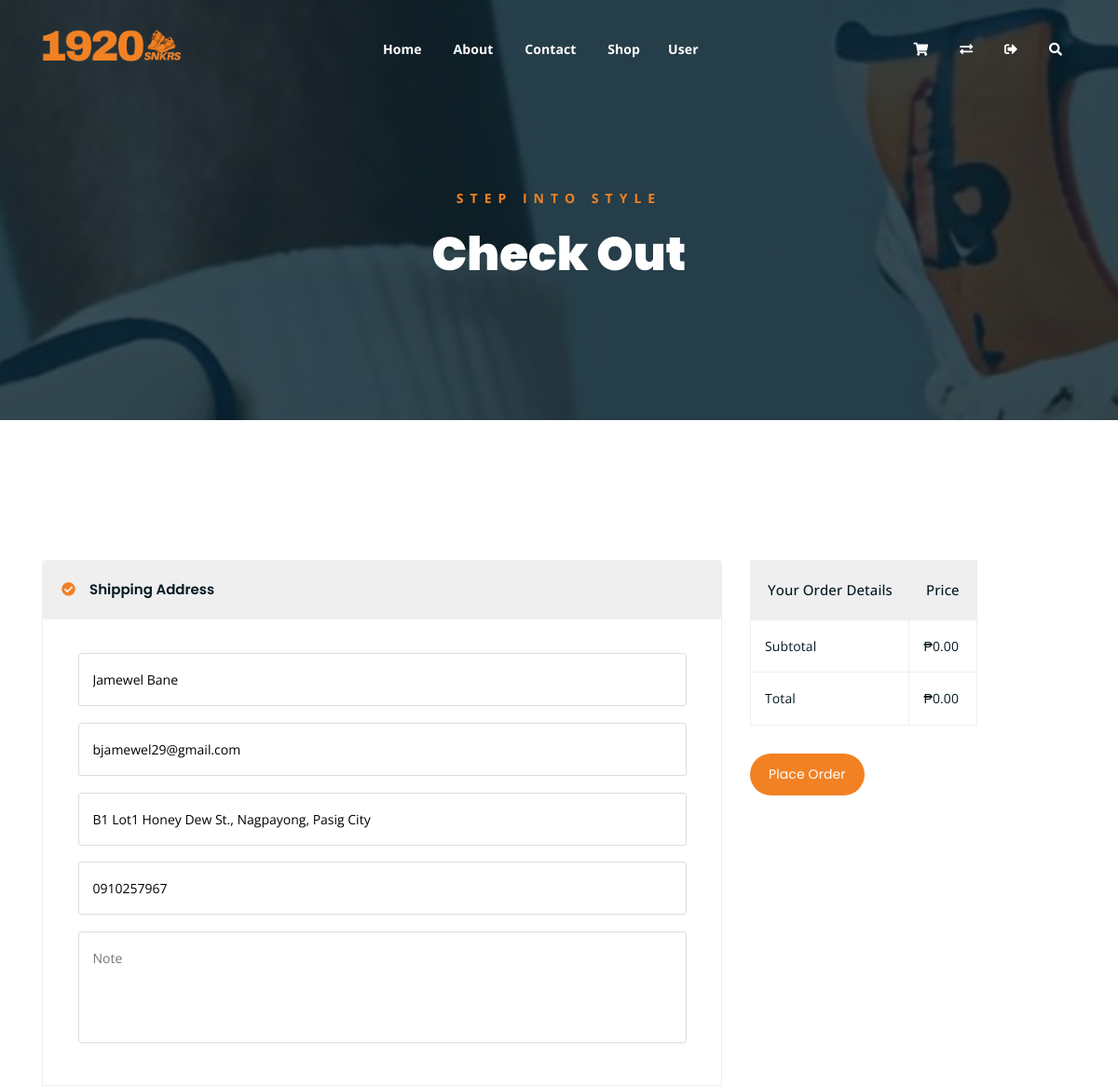
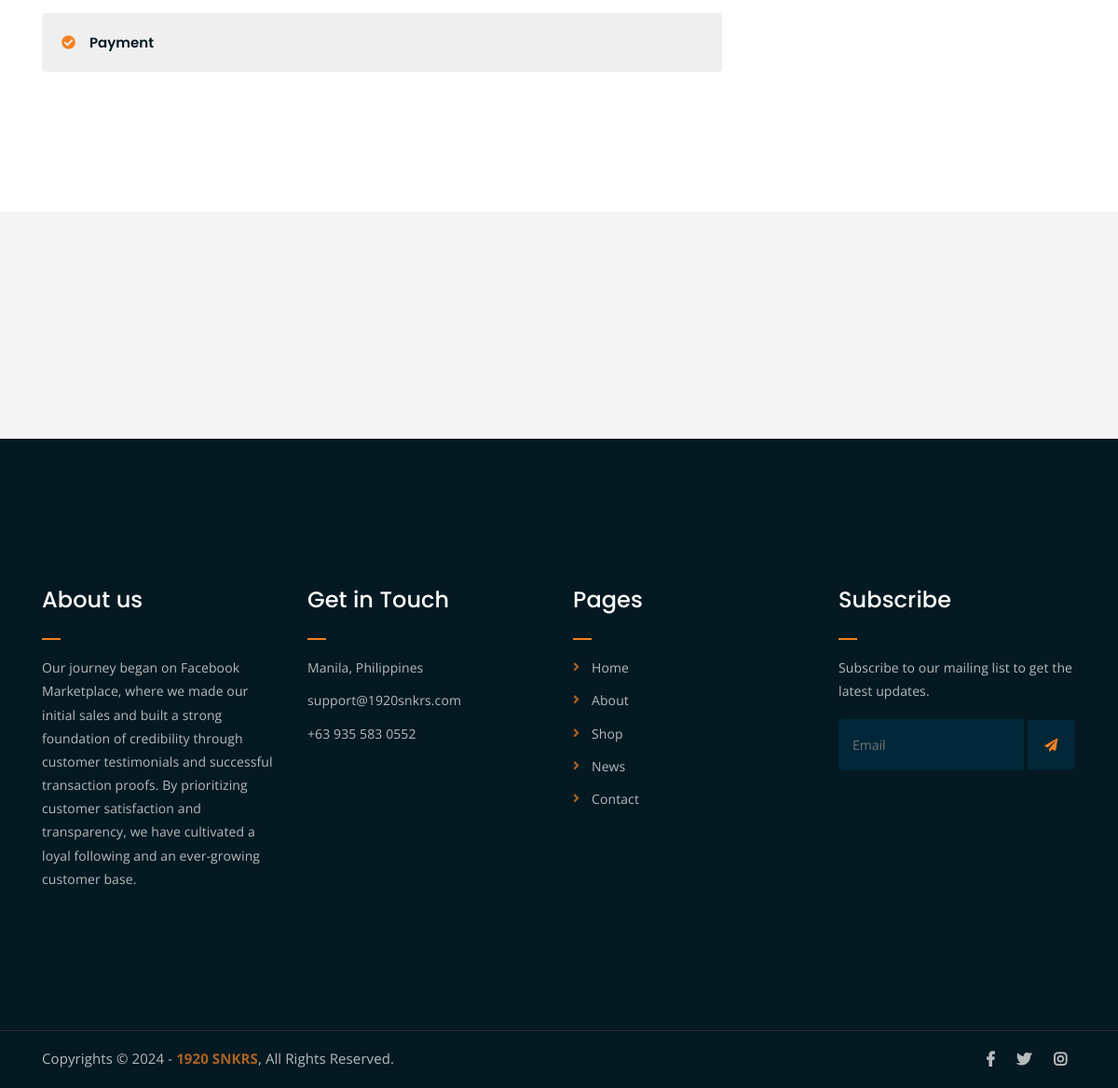
Page /user/payment.php (signed in) on the committed database (2 pictures, top to bottom).
### tables this page shows
CREATE TABLE `user_info` (
  `user_info_id` int(11) NOT NULL,
  `user_id` int(11) DEFAULT NULL,
  `name` varchar(255) NOT NULL,
  `address` varchar(255) DEFAULT NULL,
  `email` varchar(255) DEFAULT NULL,
  `phone_number` varchar(20) DEFAULT NULL
);

### user/payment.php (the view, shortened to what this page needs)
<?php
require_once '../database/connection.php';
if (!check_login_user_universal($link)) {
	$isLoggedIn = 0;
	header("Location: ../index");
	exit;
} else {
	$verifiedUID = $_SESSION['userid'];
}
$userQuery = "SELECT name, address, email, phone_number FROM user_info WHERE user_id = ?";
$stmtUser = $link->prepare($userQuery);
$stmtUser->bind_param("i", $verifiedUID);
$stmtUser->execute();
$resultUser = $stmtUser->get_result();
$userInfo = $resultUser->fetch_assoc();
?>
<!DOCTYPE html>
<html lang="en">
<body>
	<?php
	include("navbar.php");
	?>
	<div class="breadcrumb-section breadcrumb-bg">
		<div class="container">
			<div class="row">
				<div class="col-lg-8 offset-lg-2 text-center">
					<div class="breadcrumb-text">
						<p>Step Into Style</p>
						<h1>Check Out</h1>
					</div>
				</div>
			</div>
		</div>
	</div>
	<div class="checkout-section mt-150 mb-150">
		<div class="container">
			<div class="row">
				<div class="col-lg-8">
					<div class="checkout-accordion-wrap">
						<div class="accordion" id="accordionExample">
							<div class="card single-accordion">
								<div class="card-header" id="headingOne">
									<h5 class="mb-0">
										<button class="btn btn-link" type="button" data-toggle="collapse" data-target="#collapseOne" aria-expanded="true" aria-controls="collapseOne">
											Shipping Address
										</button>
									</h5>
								</div>
								<div id="collapseOne" class="collapse show" aria-labelledby="headingOne" data-parent="#accordionExample">
									<div class="card-body">
										<div class="billing-address-form">
											<form id="orderForm">
												<p><input type="text" value="<?php echo htmlspecialchars($userInfo['name']); ?>" readonly></p>
												<p><input type="email" value="<?php echo htmlspecialchars($userInfo['email']); ?>" readonly></p>
												<p><input type="text" value="<?php echo htmlspecialchars($userInfo['address']); ?>" readonly></p>
												<p><input type="tel" value="<?php echo htmlspecialchars($userInfo['phone_number']); ?>" readonly></p>
												<p><textarea name="note" id="note" cols="30" rows="10" placeholder="Note"></textarea></p>
											</form>
										</div>
									</div>
								</div>
							</div>
							<div class="card single-accordion">
								<div class="card-header" id="headingThree">
									<h5 class="mb-0">
										<button class="btn btn-link collapsed" type="button" data-toggle="collapse" data-target="#collapseThree" aria-expanded="false" aria-controls="collapseThree">
											Payment
										</button>
									</h5>
								</div>
							</div>
						</div>
					</div>
				</div>
				<div class="col-lg-4">
					<div class="order-details-wrap">
						<table class="order-details">
							<thead>
								<tr>
									<th>Your Order Details</th>
									<th>Price</th>
								</tr>
							</thead>
								<?php
								$total_price = 0;
								?>
							<tbody class="checkout-details">
								<tr>
									<td>Subtotal</td>
									<td>₱<?php echo number_format($total_price, 2); ?></td>
								</tr>
								<tr>
									<td>Total</td>
									<td>₱<?php echo number_format($total_price, 2); ?></td>
								</tr>
							</tbody>
						</table>
						<a class="boxed-btn" id="placeOrderButton">Place Order</a>
					</div>
				</div>
			</div>
		</div>
	</div>
</body>
<?php
include 'html/footer.php';
?>
</html>

### assets/css/main.css (style rules this page uses)
html { font-size: 14px; font-weight: 400; line-height: 28px; height: 100%; }
body { font-family: "Open Sans", sans-serif; font-weight: 400; font-size: 1rem; letter-spacing: 0.1px; line-height: 1.8; color: #051922; overflow-x: hidden; }
body img { max-width: 100%; }
a { cursor: pointer; text-decoration: none; -webkit-transition: all 0.2s ease-in-out; -o-transition: all 0.2s ease-in-out; transition: all 0.2s ease-in-out; }
h1, .h1, h2, .h2, h3, .h3, h4, .h4, h5, .h5, h6, .h6 { font-family: "Poppins", sans-serif; font-weight: 700; margin: 0 0 1.25rem 0; color: #051922; }
h1:last-child, .h1:last-child, h2:last-child, .h2:last-child, h3:last-child, .h3:last-child, h4:last-child, .h4:last-child, h5:last-child, .h5:last-child, h6:last-child, .h6:last-child { margin: 0; }
h1, .h1 { font-size: 4rem; font-weight: 700; line-height: 4rem; }
h5, .h5 { font-size: 1.25rem; font-weight: 700; line-height: 1.5rem; }
p { font-family: "Open Sans", sans-serif; font-weight: 400; font-size: 1rem; letter-spacing: 0.1px; line-height: 1.8; color: #051922; margin: 0 0 1.25rem 0; }
p:last-child { margin: 0; }
.mt-150 { margin-top: 150px; }
.mb-150 { margin-bottom: 150px; }
a.boxed-btn { font-family: 'Poppins', sans-serif; display: inline-block; background-color: #F28123; color: #fff; padding: 10px 20px; }
a.boxed-btn, a.bordered-btn, a.cart-btn { border-radius: 50px; }
.breadcrumb-bg { background-image: url(../../user/assets/images/shop-banner.jpg); }
.breadcrumb-text p { color: #F28123; font-weight: 700; text-transform: uppercase; letter-spacing: 7px; }
.breadcrumb-text h1 { font-size: 50px; font-weight: 900; color: #fff; margin: 0; margin-top: 20px; }
.breadcrumb-section { padding: 150px 0; background-size: cover; background-position: center center; position: relative; z-index: 1; background-attachment: fixed; padding-top: 200px; }
.breadcrumb-section:after { position: absolute; left: 0; top: 0; width: 100%; height: 100%; content: ""; background-color: #07212e; z-index: -1; opacity: 0.8; }
.single-logo-item img { max-width: 180px; margin: 0 auto; }
.logo-carousel-section { background-color: #f5f5f5; padding: 50px 0; }
.copyright { background-color: #051922; border-top: 1px solid #232a35; }
.copyright p { margin: 0; color: #fff; opacity: 0.7; padding: 16px 0; font-size: 15px; }
.copyright a { color: #F28123; font-weight: 700; }
.social-icons ul { margin: 0; padding: 0; list-style: none; }
.social-icons ul li { display: inline-block; }
.social-icons ul li a { font-size: 16px; color: #fff; opacity: 0.7; padding: 16px 10px; display: block; }
a.boxed-btn { -webkit-transition: 0.3s; -o-transition: 0.3s; transition: 0.3s; }
.single-logo-item { -webkit-transition: 0.3s; -o-transition: 0.3s; transition: 0.3s; }
.social-icons ul li a { -webkit-transition: 0.3s; -o-transition: 0.3s; transition: 0.3s; }
html, body { height: 100%; }
thead { border-bottom: 1px solid #eee; }
.card.single-accordion { margin-bottom: 15px; border-bottom: 1px solid #EFEFEF !important; }
.card.single-accordion .card-header { background-color: #fff; border: none; padding: 0; }
.card.single-accordion:last-child { margin-bottom: 0; }
.card.single-accordion .card-header h5 button { color: #051922; font-size: 15px; display: block; width: 100%; text-align: left; padding: 20px; text-decoration: none; border: none; background-color: #EFEFEF; position: relative; padding-left: 50px; font-weight: 600; }
.card.single-accordion { border: 1px solid #F9F9F9; }
.billing-address-form { padding: 20px; }
.billing-address-form form p input { border: 1px solid #ddd; padding: 15px; width: 100%; border-radius: 3px; }
.billing-address-form form p textarea { width: 100%; border-radius: 3px; border: 1px solid #ddd; padding: 15px; height: 120px; resize: none; }
.card.single-accordion .card-header h5 button:before { position: absolute; left: 20px; top: 50%; content: "\f058"; font-family: "Font Awesome 5 Free"; font-weight: 900; line-height: 22px; margin-top: -11px; color: #F28123; }
.billing-address-form form p:last-child { margin-bottom: 0; }
table.order-details { border: 1px solid #efefef; }
table.order-details thead tr th { background-color: #efefef; padding: 18px; font-size: 15px; font-weight: 500; }
table.order-details tbody td { border: 1px solid #efefef; padding: 15px; }
.order-details-wrap > a { margin-top: 30px; }
.card.single-accordion { border: 1px solid #eeeeee; }

### rows in the picture
user_info: name "Jamewel Bane", email "bjamewel29@gmail.com", address "B1 Lot1 Honey Dew St., Nagpayong, Pasig City", phone_number "0910257967"

### other values in the picture
$total_price "0.00"
